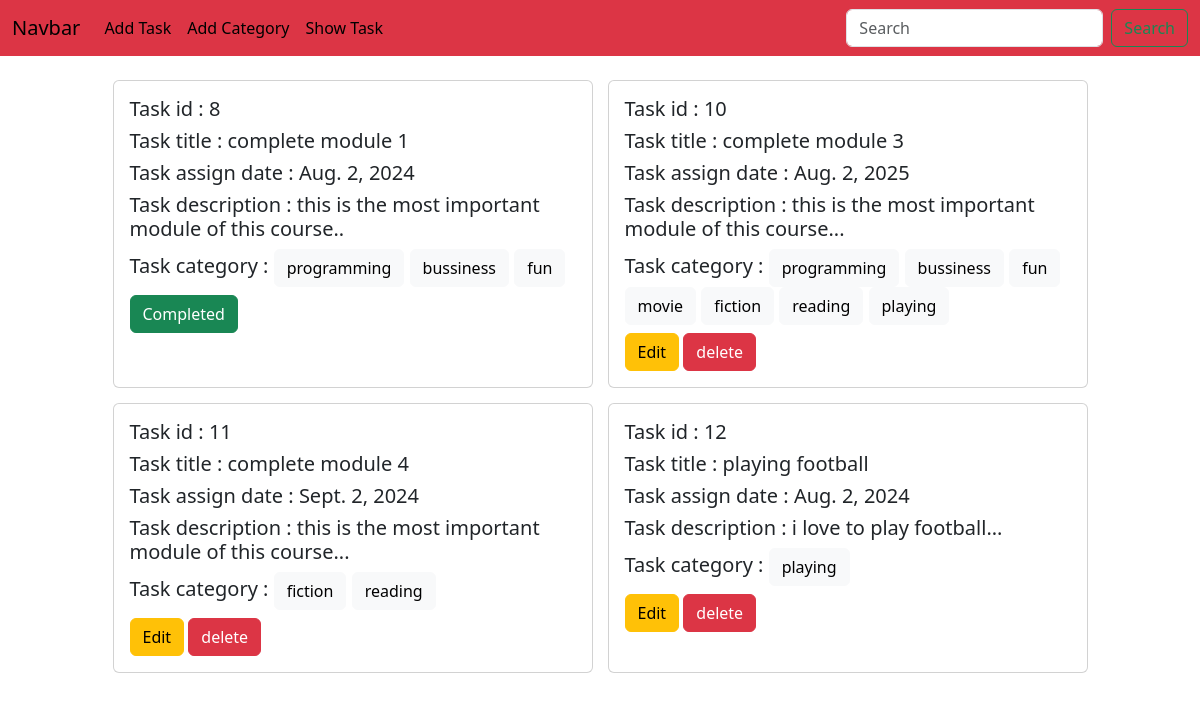
The page /task/see_task/ on the database its author committed.
### task/models.py (models this page shows, shortened)
class TaskModel(models.Model):
    taskTitle = models.CharField(max_length=150)
    taskDescription = models.TextField()
    is_completed = models.BooleanField(default=False)
    task_assign_date = models.DateField()
    task_cat = models.ManyToManyField(TaskCategory, related_name='cat_of_task')

### category/models.py (models this page shows, shortened)
class TaskCategory(models.Model):
    category_name = models.CharField(max_length=50)

### task/views.py (the view)
# urls.py: path('see_task/', views.see_task, name="seetask"),
def see_task(request):
    task = TaskModel.objects.all()
    return render(request, 'home.html', {'task':task})

### templates/home.html
{% extends "base.html" %}
{% load crispy_forms_tags %}
{% block content %}
<div class="pt-4" style="display: flex; flex-wrap: wrap; gap: 15px; justify-content: center;">
    {% for i in task %}
        <div class="card" style="width: 30rem;">
            <div class="card-body">
                <h5 class="card-title"> Task id : {{i.id}} </h5>
                <h5 class="card-title"> Task title : {{i.taskTitle}} </h5>
                <h5 class="card-title"> Task assign date : {{i.task_assign_date}} </h5>
                <h5 class="card-text"> Task description : {{i.taskDescription}} </h5>
                <h5 class="card-title"> Task category :
                    {% for cat in i.task_cat.all %}
                        <button class="btn btn-light"> {{ cat.category_name }} </button>
                    {% endfor %}
                </h5>
                {% if i.is_completed %}
                    <button class = "btn btn-success"> Completed </button>
                {% else %}
                    <a href = " {% url 'edit' i.id %} "><button class="btn btn-warning"> Edit  </button></a>
                    <a href = " {% url 'delete' i.id %} "><button class="btn btn-danger"> delete  </button></a>
                {% endif %}
            </div>
        </div>
    {% endfor %}
</div>
{% endblock %}

### templates/base.html (shortened to what this page needs)
<!DOCTYPE html>
<html lang="en">
<head>
    <link href="https://cdn.jsdelivr.net/npm/bootstrap@5.3.3/dist/css/bootstrap.min.css" rel="stylesheet" integrity="s
    ha384-QWTKZyjpPEjISv5WaRU9OFeRpok6YctnYmDr5pNlyT2bRjXh0JMhjY6hW+ALEwIH">
</head>
<body>
    <nav class="navbar navbar-expand-lg bg-danger">
            <div class="container-fluid">
            <a class="navbar-brand" href="#">Navbar</a>
            <div class="collapse navbar-collapse" id="navbarSupportedContent">
                <ul class="navbar-nav me-auto mb-2 mb-lg-0">
                <li class="nav-item">
                    <a class="nav-link active" aria-current="page" href="{% url "task" %}"> Add Task </a>
                </li>
                <li class="nav-item">
                    <a class="nav-link active" aria-current="page" href="{% url "category" %}"> Add Category </a>
                </li>
                <li class="nav-item">
                    <a class="nav-link active" aria-current="page" href="{% url "seetask" %}"> Show Task </a>
                </li>
                </ul>
                <form class="d-flex" role="search">
                <input class="form-control me-2" type="search" placeholder="Search" aria-label="Search">
                <button class="btn btn-outline-success" type="submit">Search</button>
                </form>
            </div>
            </div>
      </nav>
    {% block content %}
    {% endblock %}
</body>
</html>

### rows shown on the page
TaskModel: id "8", taskTitle "complete module 1", task_assign_date "Aug. 2, 2024", taskDescription "this is the most important module of this course..", is_completed "Completed"
TaskCategory: category_name "programming"
TaskCategory: category_name "bussiness"
TaskCategory: category_name "fun"
TaskModel: id "10", taskTitle "complete module 3", task_assign_date "Aug. 2, 2025", taskDescription "this is the most important module of this course...", is_completed "Edit"
TaskCategory: category_name "movie"
TaskCategory: category_name "fiction"
TaskCategory: category_name "reading"
TaskCategory: category_name "playing"
TaskModel: id "11", taskTitle "complete module 4", task_assign_date "Sept. 2, 2024", taskDescription "this is the most important module of this course...", is_completed "Edit"
TaskModel: id "12", taskTitle "playing football", task_assign_date "Aug. 2, 2024", taskDescription "i love to play football...", is_completed "Edit"
